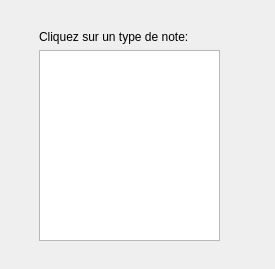
<?xml version="1.0" encoding="UTF-8"?>
<ui version="4.0">
 <class>typeNote</class>
 <widget class="QWidget" name="typeNote">
  <property name="geometry">
   <rect>
    <x>0</x>
    <y>0</y>
    <width>275</width>
    <height>269</height>
   </rect>
  </property>
  <property name="windowTitle">
   <string>Form</string>
  </property>
  <widget class="QWidget" name="verticalLayoutWidget">
   <property name="geometry">
    <rect>
     <x>39</x>
     <y>30</y>
     <width>181</width>
     <height>211</height>
    </rect>
   </property>
   <layout class="QVBoxLayout" name="verticalLayout">
    <item>
     <widget class="QLabel" name="label">
      <property name="text">
       <string>Cliquez sur un type de note:</string>
      </property>
     </widget>
    </item>
    <item>
     <widget class="QListWidget" name="type"/>
    </item>
   </layout>
  </widget>
 </widget>
 <resources/>
 <connections/>
</ui>
